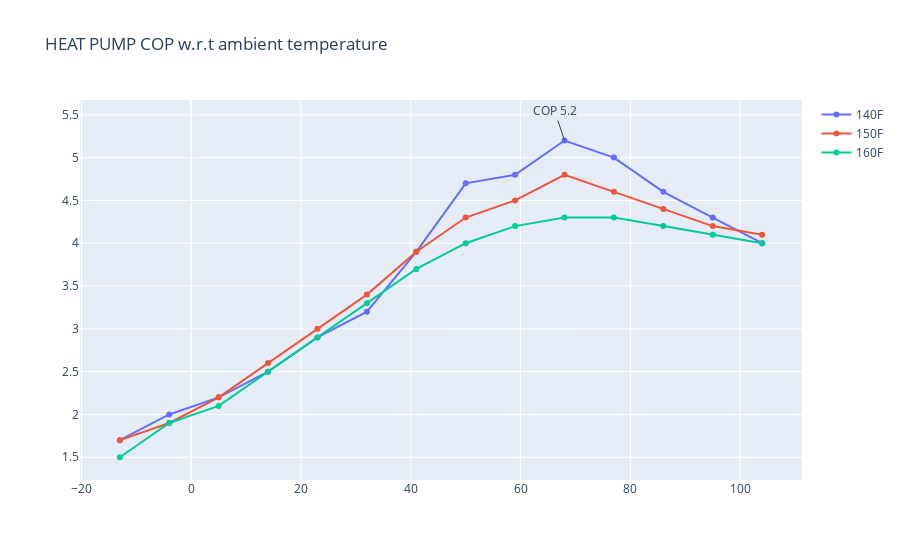

Write notebook code for a chart like this one.
### Markdown cell above
### TODO: EXPLAIN COP ARBITRAGE BETTER


From a chart provided by SANDEN on their SANCO2 heat pumps, we can break out the COP with respect to ambient temperature.

### Code cell
# realistic to use 150F temperature setting for initial data entry, will put them all in at some point in the future. 

T = [-13, -4, 5, 14, 23, 32, 41, 50, 59, 68, 77, 86, 95, 104]
cop_140F = [1.7, 2.0, 2.2, 2.5, 2.9, 3.2, 3.9, 4.7, 4.8, 5.2, 5.0, 4.6, 4.3, 4.0]
cop_150F = [1.7, 1.9, 2.2, 2.6, 3.0, 3.4, 3.9, 4.3, 4.5, 4.8, 4.6, 4.4, 4.2, 4.1]
cop_160F = [1.5, 1.9, 2.1, 2.5, 2.9, 3.3, 3.7, 4.0, 4.2, 4.3, 4.3, 4.2, 4.1, 4.0]

df = pd.DataFrame(list(zip(T, cop_140F, cop_150F, cop_160F)), 
                  columns = ['ambient_F', '140F', '150F', '160F'])

df['ambient_C'] = to_C(df['ambient_F'])


fig = go.Figure()

fig.add_trace(go.Scatter(x = T, y = cop_140F, name = '140F'))
fig.add_trace(go.Scatter(x = T, y = cop_150F, name = '150F'))
fig.add_trace(go.Scatter(x = T, y = cop_160F, name = '160F'))

fig.add_annotation(y=max(cop_140F), x = 68, text = 'COP 5.2')

fig.update_layout(title='HEAT PUMP COP w.r.t ambient temperature')

fig.show()

### Figure 1 — Plotly figure (JSON) as saved in the notebook; plotly's stock layout.template omitted (floating-point values rounded to 4 significant figures)
{"data": [{"name": "140F", "type": "scatter", "x": [-13, -4, 5, 14, 23, 32, 41, 50, 59, 68, 77, 86, 95, 104], "y": [1.7, 2, 2.2, 2.5, 2.9, 3.2, 3.9, 4.7, 4.8, 5.2, 5, 4.6, 4.3, 4]}, {"name": "150F", "type": "scatter", "x": [-13, -4, 5, 14, 23, 32, 41, 50, 59, 68, 77, 86, 95, 104], "y": [1.7, 1.9, 2.2, 2.6, 3, 3.4, 3.9, 4.3, 4.5, 4.8, 4.6, 4.4, 4.2, 4.1]}, {"name": "160F", "type": "scatter", "x": [-13, -4, 5, 14, 23, 32, 41, 50, 59, 68, 77, 86, 95, 104], "y": [1.5, 1.9, 2.1, 2.5, 2.9, 3.3, 3.7, 4, 4.2, 4.3, 4.3, 4.2, 4.1, 4]}], "layout": {"annotations": [{"text": "COP 5.2", "x": 68, "y": 5.2}], "title": {"text": "HEAT PUMP COP w.r.t ambient temperature"}}}
